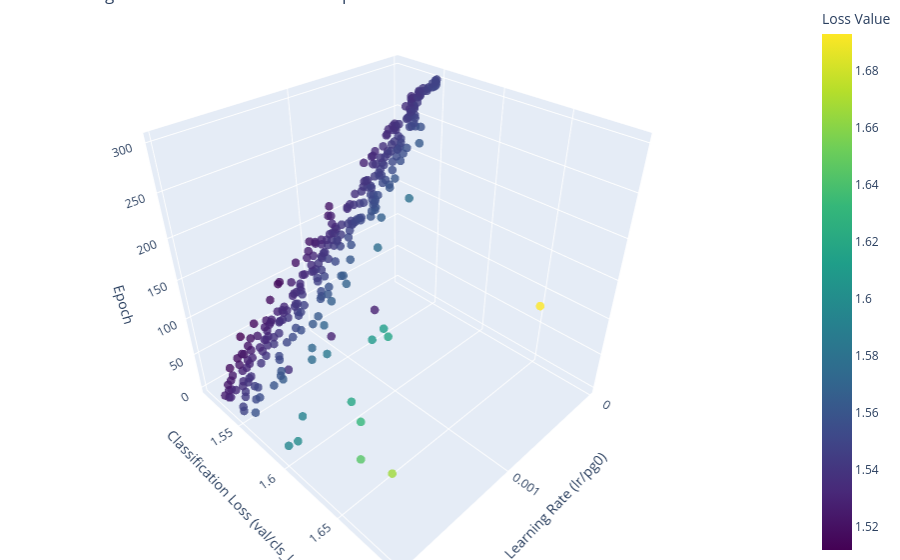

Notebook source saved alongside this figure:
### Code cell
graph_LrLoss_3D(df)

### Figure 1 — Plotly figure (JSON) as saved in the notebook; plotly's stock layout.template omitted (floating-point values rounded to 4 significant figures; data arrays with more than 128 entries replaced by an {"elided": "..."} marker saying what was removed)
{"data": [{"marker": {"color": {"elided": "300 float values"}, "colorbar": {"title": {"text": "Loss Value"}}, "colorscale": [[0, "#440154"], [0.1111, "#482878"], [0.2222, "#3e4989"], [0.3333, "#31688e"], [0.4444, "#26828e"], [0.5556, "#1f9e89"], [0.6667, "#35b779"], [0.7778, "#6ece58"], [0.8889, "#b5de2b"], [1, "#fde725"]], "opacity": 0.8, "size": 5}, "mode": "markers", "type": "scatter3d", "x": {"elided": "300 float values"}, "y": {"elided": "300 float values"}, "z": {"elided": "300 int values"}}], "layout": {"margin": {"b": 0, "l": 0, "r": 0, "t": 0}, "scene": {"xaxis": {"title": {"text": "Learning Rate (lr/pg0)"}}, "yaxis": {"title": {"text": "Classification Loss (val/cls_loss)"}}, "zaxis": {"title": {"text": "Epoch"}}}, "title": {"text": "Learning Rate vs. Validation Loss vs. Epoch"}}}
